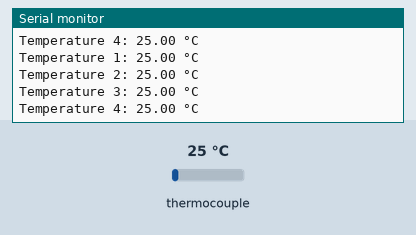
Simulated run of this sketch. Board: ESP32-C3. Shown: the last lines printed to the serial monitor. Inputs (shaded band) come from the test bench; at power-on: thermocouple 25 °C.

Above: at 1.2 s.
1.3 s: thermocouple set to 6 °C
At 2.6 s:
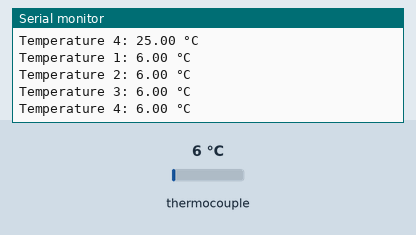
2.8 s: thermocouple set to 75 °C
At 3.8 s:
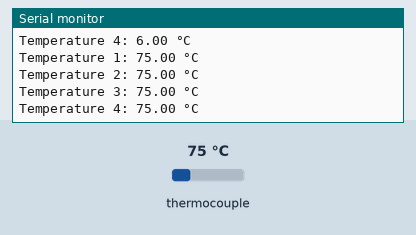
Timing chart, 0 to 5.8 s (numbered marks = the images above; inputs shaded):
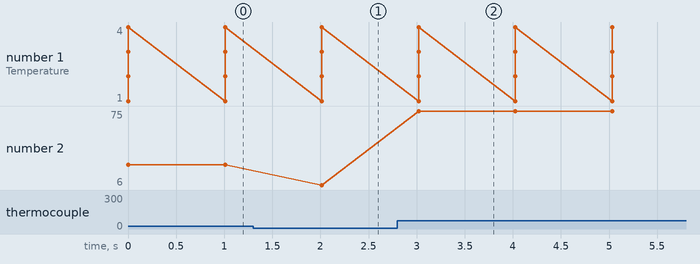

Measured:
- after the input at 1.3 s, the serial monitor: prints a new line after 0.71 s (image 1)
- after the input at 2.8 s, the serial monitor: prints a new line after 0.22 s (image 2)
- plotted number 2: 25 → 6 after the input at 1.3 s, 6 → 75 after the input at 2.8 s

The sketch:

sketch_dec11b.ino
```cpp
/*
 * This Arduino Sketch reads temperature data from four Adafruit MAX31865 RTD Sensors
 * Breakout connected to an ESP32-C3 microcontroller via SPI. The temperature data
 * is then printed to the Serial Monitor.
 */

#include <SPI.h>
#include <Adafruit_MAX31865.h>

// Define the pins for the SPI interface
#define MAX31865_CS1 2
#define MAX31865_CS2 3
#define MAX31865_CS3 4
#define MAX31865_CS4 5
#define MAX31865_MOSI 10
#define MAX31865_MISO 9
#define MAX31865_SCK 8

// Create instances of the Adafruit_MAX31865 class for each sensor
Adafruit_MAX31865 max31865_1 = Adafruit_MAX31865(MAX31865_CS1, MAX31865_MOSI, MAX31865_MISO, MAX31865_SCK);
Adafruit_MAX31865 max31865_2 = Adafruit_MAX31865(MAX31865_CS2, MAX31865_MOSI, MAX31865_MISO, MAX31865_SCK);
Adafruit_MAX31865 max31865_3 = Adafruit_MAX31865(MAX31865_CS3, MAX31865_MOSI, MAX31865_MISO, MAX31865_SCK);
Adafruit_MAX31865 max31865_4 = Adafruit_MAX31865(MAX31865_CS4, MAX31865_MOSI, MAX31865_MISO, MAX31865_SCK);

void setup() {
  // Initialize Serial communication
  Serial.begin(115200);
  while (!Serial) delay(10); // Wait for Serial to be ready

  // Initialize the MAX31865 sensors
  if (!max31865_1.begin(MAX31865_3WIRE)) {
    Serial.println("Failed to initialize MAX31865 sensor 1!");
    while (1) delay(10);
  }
  if (!max31865_2.begin(MAX31865_3WIRE)) {
    Serial.println("Failed to initialize MAX31865 sensor 2!");
    while (1) delay(10);
  }
  if (!max31865_3.begin(MAX31865_3WIRE)) {
    Serial.println("Failed to initialize MAX31865 sensor 3!");
    while (1) delay(10);
  }
  if (!max31865_4.begin(MAX31865_3WIRE)) {
    Serial.println("Failed to initialize MAX31865 sensor 4!");
    while (1) delay(10);
  }
}

void loop() {
  // Read the temperature from each MAX31865 sensor
  float temperature1 = max31865_1.temperature(100, 430);
  float temperature2 = max31865_2.temperature(100, 430);
  float temperature3 = max31865_3.temperature(100, 430);
  float temperature4 = max31865_4.temperature(100, 430);

  // Print the temperatures to the Serial Monitor
  Serial.print("Temperature 1: ");
  Serial.print(temperature1);
  Serial.println(" °C");

  Serial.print("Temperature 2: ");
  Serial.print(temperature2);
  Serial.println(" °C");

  Serial.print("Temperature 3: ");
  Serial.print(temperature3);
  Serial.println(" °C");

  Serial.print("Temperature 4: ");
  Serial.print(temperature4);
  Serial.println(" °C");

  // Wait for 1 second before reading again
  delay(1000);
}
```
